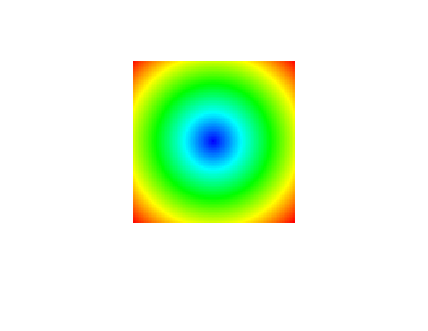
%> input picture matImage/util/blue2redColorMap.png, 428 x 331 px
$ octave --eval "result = imNormalizeBackground(imread('../util/blue2redColorMap.png'));"   (GNU Octave 9; MATLAB toolbox functions it lacks are replaced by stand-ins)
%> lines starting %> are read from the running program, lines starting %| are printed output that depends on the picture; in (x1, y1, x2, y2) boxes, pixels count from 0 and x2, y2 are one past the last pixel; in counts of white or black regions, pixels touching at a corner belong together; the program's own positions count from 1
### matImage/imFilters/imSplitBands.m
function [r, g, b] = imSplitBands(rgb)
%IMSPLITBANDS  Split the 3 bands of a 2D or 3D image
%
%   Note: deprecated, use imSplitChannels instead
%
%   [R, G, B] = imSplitBands(RGB);
%
%   Example
%   img = imread('peppers.png');
%   [r, g, b] = imSplitBands(img);
%   figure; imshow(r); title('red');
%   figure; imshow(g); title('green');
%
%   See also
%   imMergeBands
%
% ------
% Author: David Legland
% e-mail: david.legland@grignon.inra.fr
% Created: 2010-02-02,    using Matlab 7.9.0.529 (R2009b)
% Copyright 2010 INRA - Cepia Software Platform.

warning('imFilters:deprecated', ...
    'imSplitBands is deprecated, use imSplitChannels instead');

if ndims(rgb) == 3
    r = rgb(:,:,1);
    g = rgb(:,:,2);
    b = rgb(:,:,3);
elseif ndims(rgb) == 4
    r = squeeze(rgb(:,:,1,:));
    g = squeeze(rgb(:,:,2,:));
    b = squeeze(rgb(:,:,3,:));
else
    error('unprocessed image dimension');
end

### matImage/imExplore/imHistogram.m
function varargout = imHistogram(img, varargin)
%IMHISTOGRAM  Histogram of 2D/3D grayscale or color images
%
%   Usage
%   H = imHistogram(IMG);
%   imHistogram(IMG);
%
%   Description
%   H = imHistogram(IMG);
%   Compute the histogram of the image IMG. IMG can be a 2D or 3D image.
%   The number of bins is computed automatically depending on image type
%   for integer images, and on image min/max values for floating-point
%   images.
%   If IMG is a color image, the result is a N-by-3 array, containing
%   histograms for the red, green and blue bands in each column.
%
%   H = imHistogram(..., N);
%   Specifies the number of histogram bins. N must be a scalar>0.
%
%   H = imHistogram(..., [GMIN GMAX]);
%   Specifies the gray level extents. This can be especially useful for
%   images stored in float, or for images with more than 256 gray levels.
%
%   H = imHistogram(..., []);
%   Forces the function to compute the histogram limits from values of
%   image gray levels.
%
%   H = imHistogram(..., BINS);
%   Specifies the bin centers.
%
%   H = imHistogram(..., ROI);
%   where ROI is a binary image the same size as IMG, computes the
%   histogram only for pixels/voxels located inside of the specified region
%   of interest.
%
%   [H, X] = imHistogram(...);
%   Returns the center of bins used for histogram computation.
%
%   imHistogram(IMG);
%   When called with no output argument, displays the histogram on the
%   current axis.
%
%
%   Examples
%   % Histogram of a grayscale image (similar to imhist)
%     img = imread('cameraman.tif');
%     imHistogram(img);
%
%   % RGB Histogram of a color image
%     img = imread('peppers.png');
%     imHistogram(img);
%
%   % Compute histogram of a 3D image, only for pixel with non null values
%   % (requires image processing toolbox)
%     info = analyze75info('brainMRI.hdr');
%     X = analyze75read(info);
%     imHistogram(X, X>0, 0:88)
%
%   See also
%     imhist, hist, imQuantile, imMedian, imWeightedHistogram

% ------
% Author: David Legland
% e-mail: david.legland@inra.fr
% Created: 2010-01-27,    using Matlab 7.9.0.529 (R2009b)
% Copyright 2010 INRA - Cepia Software Platform.

% HISTORY
% 2010-09-10 code cleanup, update doc


%% Initialise default parameters

% default number of histogram bins
N = 256;

% default roi is empty
roi = [];

% check if image is color
colorImage = size(img, 3) == 3;

% physical dimension of image
imgSize = size(img);
if colorImage
    imgSize(3) = [];
end

% compute intensity bounds, based either on type or on image data
if isinteger(img)
    type = class(img);
    minimg = intmin(type);
    maximg = intmax(type);
else
    minimg = min(img(:));
    maximg = max(img(:));
end


%% Process input arguments

% process each argument
while ~isempty(varargin)
    var = varargin{1};

    if isempty(var)
        % if an empty variable is given, assumes gray level bounds must be
        % recomputed from image values
        minimg = min(img(:));
        maximg = max(img(:));

    elseif isnumeric(var) && isscalar(var)
        % argument is number of bins
        N = var;

    elseif isnumeric(var) && length(var) == 2
        % argument is min and max of values to compute
        minimg = var(1);
        maximg = var(2);

    elseif islogical(var)
        % argument is a ROI
        roi = var;

        % compute roi physical size
        roiSize = size(roi);
        if colorImage && length(roiSize) > length(imgSize)
            roiSize(3) = [];
        end

        % check roi size
        if any(roiSize ~= imgSize)
            error('ROI and image must have same size');
        end

    elseif isnumeric(var)
        % argument is value for histogram bins
        x = var;
        minimg = var(1);
        maximg = var(end);
        N = length(x);
    end

    % remove processed argument from the list
    varargin(1) = [];
end

% compute bin centers if they were not specified
if ~exist('x', 'var')
    x = linspace(double(minimg), double(maximg), N);
end


%% Main processing

% compute image histogram
if ~colorImage
    % process 2D or 3D grayscale image
    h = calcHistogram(img, x, roi);

else
    % process color image: compute histogram of each channel
    h = zeros(length(x), 3);
    if ndims(img) == 3
        % process 2D color image
        for i = 1:3
            h(:, i) = calcHistogram(img(:,:,i), x, roi);
        end
    else
        % process 3D color image
        for i = 1:3
            h(:, i) = calcHistogram(img(:,:,i,:), x, roi);
        end
    end
end


%% Process output arguments

% In case of no output argument, display the histogram
if nargout == 0
    % display histogram in current axis
    if ~colorImage
        % Display grayscale histogram
        bar(gca, x, h, 'hist');
        % use jet color to avoid gray display
        colormap jet;

    else
        % display each color histogram as stairs, to see the 3 curves
        hh = stairs(gca, x, h);

        % setup curve colors
        set(hh(1), 'color', [1 0 0]); % red
        set(hh(2), 'color', [0 1 0]); % green
        set(hh(3), 'color', [0 0 1]); % blue
    end

    % setup histogram bounds
    if maximg > minimg
        xlim([minimg maximg]);
    end

elseif nargout == 1
    % return histogram
    varargout = {h};
elseif nargout == 2
    % return histogram and x placement
    varargout = {h, x};
elseif nargout == 3
    % return red, green and blue histograms as separate outputs
    varargout = {h(:,1), h(:,2), h(:,3)};
elseif nargout == 4
    % return red, green and blue histograms as separate outputs as well as
    % the bin centers
    varargout = {h(:,1), h(:,2), h(:,3), x};
end


%% Utilitary functions

function h = calcHistogram(img, centers, roi)
% Compute image histogram using specified bins, and eventually a region of
% interest

% convert bin centers to bin edges
d = diff(centers) / 2;
edges = [centers(1)-d(1), centers(1:end-1)+d, centers(end)+d(end)];

% check if a ROI is specified
if isempty(roi)
    % histogram of whole image
    h = histcounts(double(img(:)), edges)';
else
    % histogram constrained to ROI
    h = histcounts(double(img(roi)), edges)';
end

### matImage/imFilters/imOtsuThreshold.m
function [value, segImg] = imOtsuThreshold(img, varargin)
%IMOTSUTHRESHOLD Threshold an image using Otsu method
%
%   VALUE = imOtsuThreshold(IMG)
%   Automatically computes threshold value for segmenting image IMG, based
%   on Otsu's method. The principle of Otsu method is to maximize the
%   inter-class variance, or equivalently, to minimize the sum of within
%   class variances.
%
%   ... = imOtsuThreshold(IMG, ROI)
%   Computes Otsu threshold value using only pixels in the specified region
%   of interest (ROI).
%   ROI is a binary image the same size as the input image.
%
%   [VALUE, SEGIMG] = imOtsuThreshold(...)
%   Also returns the segmented image as a binary image containing TRUE for
%   foreground pixels.
%
%   Example
%     % Compute Otsu threshold value on coins image, and display resulting
%     % segmented image.
%     img = imread('coins.png');
%     figure; imshow(img);
%     thresh = imOtsuThreshold(img);
%     figure; imshow(img >= thresh);
%
%
%   See also
%   imHistogram, imMaxEntropyThreshold, imContours, watershed, graythresh
%

%
% ------
% Author: David Legland
% e-mail: david.legland@inra.fr
% Created: 2012-01-13,    using Matlab 7.9.0.529 (R2009b)
% Copyright 2012 INRA - Cepia Software Platform.

% compute normalized histogram
[h, levels] = imHistogram(img, varargin{:});
h = h' / sum(h);

% number of gray levels
nLevels = length(levels);

% average value within whole image
mu = sum(h .* levels);

% vector of thresholds to consider (size is number of graylevels minus one)
threshInds = 2:nLevels;

% allocate memory
sigmab = zeros(1, nLevels - 1);
sigmaw = zeros(1, nLevels - 1);

for i = 1:length(threshInds)
    % index of current threshold in histogram values, from 2 to L
    t = threshInds(i);

    % linear indices for each class
    ind0 = 1:(t-1); % background
    ind1 = t:nLevels;     % foreground, including threshold

    % probabilities associated with each class
    p0 = sum(h(ind0));
    p1 = sum(h(ind1));

    % average value of each class
    mu0 = sum(h(ind0) .* levels(ind0)) / p0;
    mu1 = sum(h(ind1) .* levels(ind1)) / p1;

    % inner variance of each class
    var0 = sum( h(ind0) .* (levels(ind0) - mu0) .^ 2) / p0;
    var1 = sum( h(ind1) .* (levels(ind1) - mu1) .^ 2) / p1;

    % between (inter) class variance
    sigmab(i) = p0 * (mu0 - mu) ^ 2 + p1 * (mu1 - mu) ^ 2;

    % within (intra) class variance
    sigmaw(i) = p0 * var0 + p1 * var1;
end

% compute threshold value
[mini, ind] = min(sigmaw); %#ok<ASGLU>
value = levels(ind + 1);

if nargout > 1
    segImg = img >= value;
end

### matImage/imFilters/imNormalizeBackground.m
function [res, bgFit, rmse] = imNormalizeBackground(img, varargin)
%IMNORMALIZEBACKGROUND Normalize image by removing background estimate.
%
%   IMG2 = imNormalizeBackground(IMG, BGMASK)
%   IMG is a grayscale image, and BIN is a basic segmentation of the
%   structure of interest.
%   The function first computes an estimate of the background over the
%   whole image, then subtract this estimate from the original image, and
%   returns the result.
%
%   IMG2 = imNormalizeBackground(IMG)
%   Estimates the background mask by using Otsu threshold on the original
%   image, and uses the resulting binary mask for background fitting.
%
%   [IMG2, BGFIT] = imNormalizeBackground(IMG)
%   Also returns the estimated background image.
%
%   [IMG2, BGFIT, RMSE] = imNormalizeBackground(IMG, ...)
%   Also returns the root of the mean squared error. The lowest is the
%   best.
%
%   IMG2 = imNormalizeBackground(, 'maxDegree', MAXDEG)
%   Specifies the maximum degree of polynomials individual coefficients.
%   Supported values are 2 and 3.
%
%
%   Examples
%   % Segment rice grains using simple background normalization
%     img = imread('rice.png');
%     img2 = imNormalizeBackground(img, img>150);
%     figure;
%     subplot(2,1,1); imHistogram(img); title('Original');
%     subplot(2,1,2); imHistogram(img2); title('Corrected');
%     % binarize corrected image
%     bin = img2 > imOtsuThreshold(img2);
%     figure;
%     imshow(imOverlay(img, imBoundary(bin)));
%
%   % Iterate the process of 1) segmenting and 2) estimating background
%     img = imread('rice.png');
%     bin1 = img > 150;
%     img2 = imNormalizeBackground(img, bin1);
%     bin2 = img2 > imOtsuThreshold(img2);
%     img3 = imNormalizeBackground(img, bin2);
%     figure;
%     subplot(1, 2, 1); imshow(img); title('Original');
%     subplot(1, 2, 2); imshow(img3); title('Corrected');
%     figure;
%     subplot(1, 2, 1); imHistogram(img); title('Original');
%     subplot(1, 2, 2); imHistogram(img3); title('Corrected');
%
%   % The same for coins
%     img = imread('coins.png');
%     img2 = imNormalizeBackground(img, img>100);
%     subplot(1, 2, 1); imshow(img); title('Original');
%     subplot(1, 2, 2); imshow(img2); title('Corrected');
%     % binarize corrected image
%     bin = mg2 > imOtsuThreshold(img2);
%     figure;
%     imshow(imOverlay(img, imBoundary(bin)));
%
%   See also
%     imOtsuThreshold, imtophat
%

% ------
% Author: David Legland
% e-mail: david.legland@inrae.fr
% INRAE - BIA Research Unit - BIBS Platform (Nantes)
% Created: 2012-08-01,    using Matlab 7.9.0.529 (R2009b)
% Copyright 2026 INRAE.


%% Case of color image

% in case of color image, process each band separately
if ndims(img) > 2 && size(img, 3) == 3 %#ok<ISMAT>
    [r, g, b] = imSplitBands(img);
%> in imSplitBands, `r = rgb(:,:,1);`:
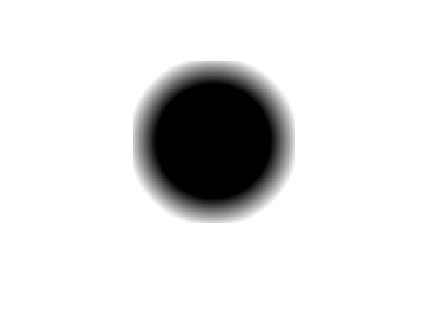
%> r: size 331x428 uint8; min 0, max 255, mean 225.8
%> in imSplitBands, `g = rgb(:,:,2);`:
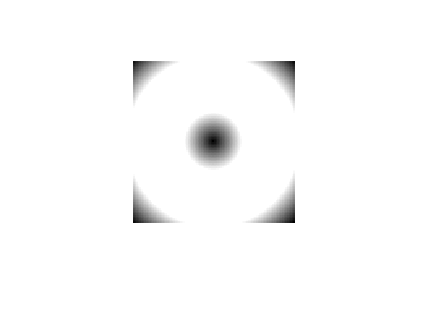
%> g: size 331x428 uint8; min 0, max 255, mean 251.3
%> in imSplitBands, `b = rgb(:,:,3);`:
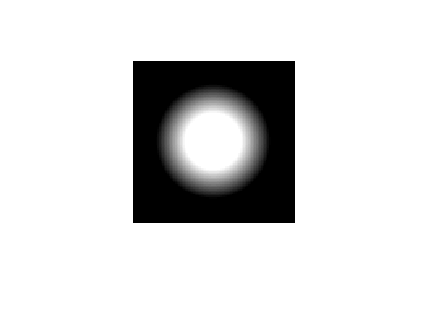
%> b: size 331x428 uint8; min 0, max 255, mean 218.4
    [r, bgR, rmseR] = imNormalizeBackground(r, varargin{:});
    [g, bgG, rmseG] = imNormalizeBackground(g, varargin{:});
    [b, bgB, rmseB] = imNormalizeBackground(b, varargin{:});
    res = imMergeBands(r, g, b);
    bgFit  = imMergeBands(bgR, bgG, bgB);
    rmse = [rmseR ; rmseG ; rmseB];
    return;
end


%% Parse input arguments

% if no segmentation is provided, try Otsu
if nargin < 2
    bgmask = img < imOtsuThreshold(img);
%> after the loop in imHistogram, `while ~isempty(varargin)`: N = 256; varargin = {}
%> in imHistogram, `x = linspace(double(minimg), double(maximg), N);`: x = 256 values from 0 to 255
%> in calcHistogram, `d = diff(centers) / 2;`: d = 255 values from 0.5 to 0.5
%> in calcHistogram, `edges = [centers(1)-d(1), centers(1:end-1)+d, centers(end)+d(end)];`: edges = 257 values from -0.5 to 255.5
%> in calcHistogram, `h = histcounts(double(img(:)), edges)';`: h = 256 values, max 119328 at index 256, min 0 at index 2, mean 553.4
%> in imHistogram, `varargout = {h, x};`: varargout = 2 items
%> in imOtsuThreshold, `[h, levels] = imHistogram(img, varargin{:});`: levels = 256 values from 0 to 255
%> in imOtsuThreshold, `h = h' / sum(h);`: h = 256 values, max 0.842 at index 256, min 0 at index 2, mean 0.00391
%> in imOtsuThreshold, `mu = sum(h .* levels);`: mu = 225.8
%> the loop in imOtsuThreshold, `for i = 1:length(threshInds)` made 255 passes
%> (p0, p1, mu0, mu1, var0, var1) on passes 1 to 3: (0.0728, 0.927, 0, 243.5, 0, 1753.9), (0.0728, 0.927, 0, 243.5, 0, 1753.9), (0.0728, 0.927, 0, 243.5, 0, 1753.9)
%> after the loop in imOtsuThreshold, `for i = 1:length(threshInds)`: sigmab = 255 values, max 5223.3 at index 140, min 4004.1 at index 1, mean 4876.9; sigmaw = 255 values, max 1626.2 at index 1, min 406.9 at index 140, mean 753.3
%> in imOtsuThreshold, `[mini, ind] = min(sigmaw);`: mini = 406.9; ind = 140
else
    bgmask = varargin{1};
    varargin(1) = [];
end

% retrieve optional parameters (max degree)
maxDegree = 2;
if length(varargin) > 1
    pname = varargin{1};
    if strcmpi(pname, 'maxDegree')
        maxDegree = varargin{2};
        if ~isnumeric(maxDegree) || ~isscalar(maxDegree)
            error('max degree must be a numeric scalar');
        end
    else
        errro('Unknown parameter name: %s', pname);
    end
end


%% Pre-processing

% keep a small guard area around structure
se = ones(3, 3);
bgmask2 = imerode(bgmask, se);


%% Background model fitting

% location of background pixels
[y, x] = find(bgmask2);

% reduce value range
dims = [size(img, 1), size(img, 2)];
x = (x - dims(1)/2) / (dims(1)/2);
y = (y - dims(2)/2) / (dims(2)/2);

% Compute the problem matrix for polynomial fitting
n = length(x);
switch maxDegree
    case 2
        A = [x.^2 x.*y y.^2 ...     % degree 2
            x y ...                 % degree 1
            ones(n, 1)];            % constant
    case 3
        A = [x.^3 x.^2.*y x.*y.^2 y.^3 ...  % degree 3
            x.^2 x.*y y.^2 ...      % degree 2
            x y ...                 % degree 1
            ones(n, 1)];            % constant
    case 4
        A = [...
            x.^4 x.^3.*y x.^2.*y.^2 x.*y.^3 y.^4 ...  % degree 4
            x.^3 x.^2.*y x.*y.^2 y.^3 ...  % degree 3
            x.^2 x.*y y.^2 ...      % degree 2
            x y ...                 % degree 1
            ones(n, 1)];            % constant
    otherwise
        error('Unable to process case of polynomial degree %d', maxDegree);
end

% estimate parameters
theta = A \ double(img(bgmask2));

% compute global error
rmse = sqrt(mean((A * theta - double(img(bgmask2))).^2));

% clean up memory
clear A;
clear x;
clear y;


%% Background estimation

% generate whole image grid
lx = 1:size(img, 2);
ly = 1:size(img, 1);
[x, y] = meshgrid(lx, ly);
x = (x - dims(1)/2) / (dims(1)/2);
y = (y - dims(2)/2) / (dims(2)/2);

% compute the matrix, with all positions
switch maxDegree
    case 2
        X = [x(:).^2 x(:).*y(:) y(:).^2 x(:) y(:) ones(size(x(:)))];
    case 3
        X = [x(:).^3 x(:).^2.*y(:) x(:).*y(:).^2 y(:).^3 ...
            x(:).^2 x(:).*y(:) y(:).^2 ...
            x(:) y(:) ones(size(x(:)))];
    case 4
        X = [...
            x(:).^4 x(:).^3.*y(:) x(:).^2.*y(:).^2 x(:).*y(:).^3 y(:).^4 ...
            x(:).^3 x(:).^2.*y(:) x(:).*y(:).^2 y(:).^3 ...
            x(:).^2 x(:).*y(:) y(:).^2 ...
            x(:) y(:) ones(size(x(:)))];
    otherwise
end

% compute background estimate
bgFit = reshape(double(X * theta), dims);

% compute "normalized" image (remove background)
moy = mean(img(bgmask2));
res = cast(double(img) - bgFit + moy, like=img);

% cast background image to class of original image
bgFit = cast(bgFit, like=img);
%> in imNormalizeBackground (call 2), `bgmask = img < imOtsuThreshold(img);`:
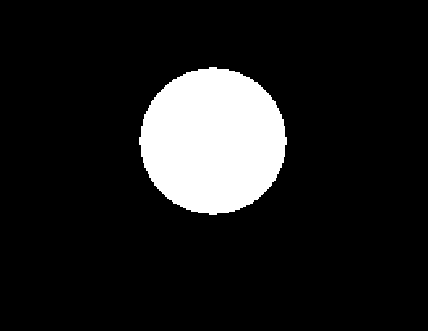
%> bgmask: size 331x428 logical; 11.8% white; 1 white region, box (x1, y1, x2, y2) and area: (139, 67, 287, 215) 16740
%> in imNormalizeBackground (call 2), `bgmask2 = imerode(bgmask, se);`:
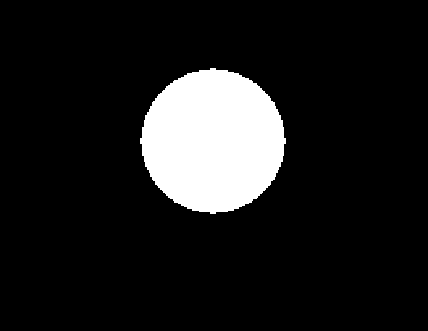
%> bgmask2: size 331x428 logical; 11.4% white; 1 white region, box (x1, y1, x2, y2) and area: (140, 68, 286, 214) 16152
%> in imNormalizeBackground (call 2), `[y, x] = find(bgmask2);`: y = 16152 values from 69 to 214; x = 16152 values from 141 to 286
%> in imNormalizeBackground (call 2), `n = length(x);`: n = 16152
%> in imNormalizeBackground (call 2), `theta = A \ double(img(bgmask2));`: theta = [590.8; -1.92; 987.8; -344.9; 667.9; 132.1]
%> in imNormalizeBackground (call 2), `rmse = sqrt(mean((A * theta - double(img(bgmask2))).^2));`: rmse = 23.35
%> in imNormalizeBackground (call 2), `bgFit = reshape(double(X * theta), dims);`:
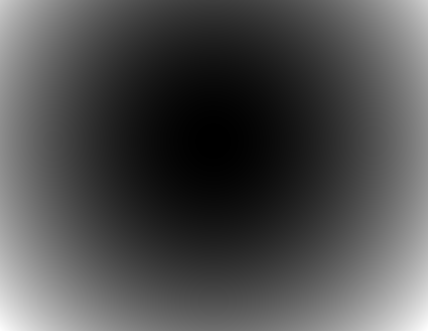
%> bgFit: size 331x428 double; min -30.9, max 1730.1, mean 508; drawn with min black and max white
%> in imNormalizeBackground (call 2), `moy = mean(img(bgmask2));`: moy = 24.56
%> (the run ends here)
